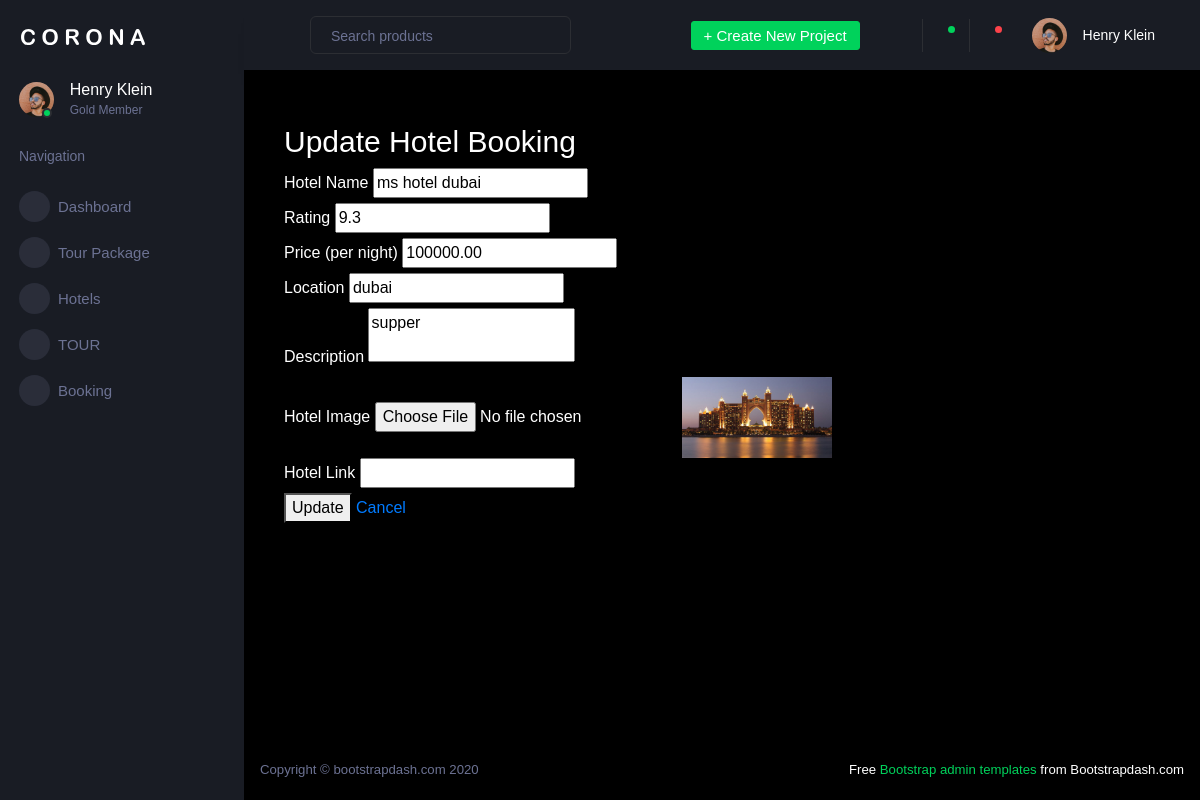
The app's page /AdminApp/update-hotel/2/ with its own data.
### AdminApp/models.py (models this page shows, shortened)
class HotelBookingModels(models.Model):
    HotelName = models.CharField(max_length=100)
    HotelRating = models.FloatField()
    HotelPrice = models.DecimalField(max_digits=10, decimal_places=2)
    HotelLocation = models.CharField(max_length=300)
    HotelDescription = models.TextField()
    HotelImage = models.ImageField(upload_to='hotel_images/', null=True, blank=True)
    HotelLink = models.URLField(max_length=250, null=True, blank=True)

### AdminApp/views.py (the view, shortened to what this page needs)
# urls.py: path('update-hotel/<int:hot_id>/', views.update_hotels_list, name='update_hotels_list'),
def update_hotels_list(request, hot_id):
    add_hotels = get_object_or_404(HotelBookingModels, id=hot_id)
    return render(request, "update_hotel.html", {"hotel": add_hotels})

### AdminApp/templates/update_hotel.html (shortened to what this page needs)
<!DOCTYPE html>
{% extends 'index2.html' %}
{% block content %}
<html lang="en">
<head>
</head>
<body>
<div class="container">
    <h2>Update Hotel Booking</h2>
    <form method="post" action="" enctype="multipart/form-data">
        <div>
            <label for="hotelName">Hotel Name</label>
            <input type="text" id="hotelName" name="HotelName" value="{{ hotel.HotelName }}" required>
        </div>
        <div>
            <label for="hotelRating">Rating</label>
            <input type="number" step="0.1" id="hotelRating" name="HotelRating" value="{{ hotel.HotelRating }}" required>
        </div>
        <div>
            <label for="hotelPrice">Price (per night)</label>
            <input type="number" step="0.01" id="hotelPrice" name="HotelPrice" value="{{ hotel.HotelPrice }}" required>
        </div>
        <div>
            <label for="hotelLocation">Location</label>
            <input type="text" id="hotelLocation" name="HotelLocation" value="{{ hotel.HotelLocation }}" required>
        </div>
        <div>
            <label for="hotelDescription">Description</label>
            <textarea id="hotelDescription" name="HotelDescription">{{ hotel.HotelDescription }}</textarea>
        </div>
        <div>
            <label for="hotelImage">Hotel Image</label>
            <input type="file" id="hotelImage" name="HotelImage">
            <img src="{{ hotel.HotelImage.url }}" alt="Current Image" width="150px">
        </div>
        <div>
            <label for="hotelLink">Hotel Link</label>
            <input type="url" id="hotelLink" name="HotelLink" value="{{ hotel.HotelLink }}">
        </div>
        <button type="submit">Update</button>
        <a href="{% url 'display_hotel_page' %}">Cancel</a>
    </form>
</div>
</body>
</html>
{% endblock %}

### records on screen
HotelBookingModels: HotelName "ms hotel dubai", HotelRating "9.3", HotelPrice "100000.00", HotelLocation "dubai", HotelDescription "supper", HotelImage (picture)
